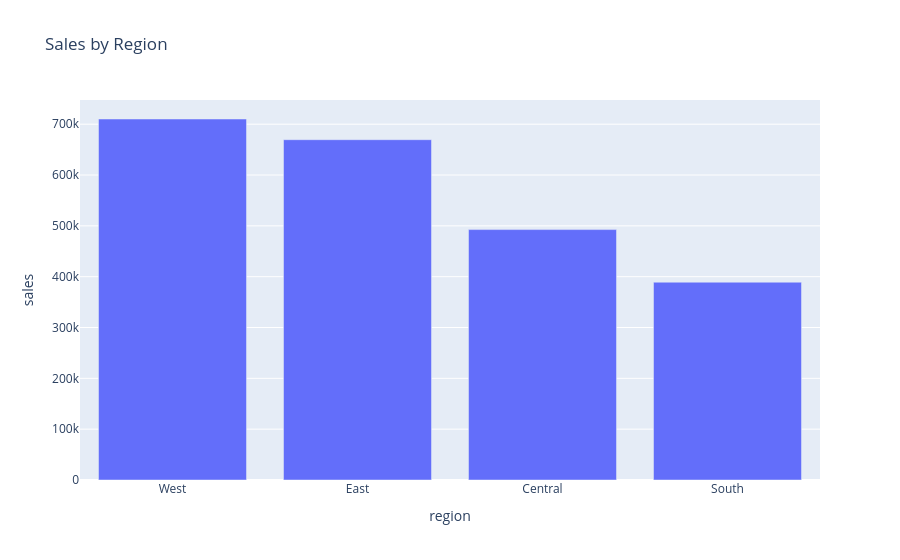

Notebook source saved alongside this figure:
### Code cell
import plotly.express as px
fig=px.bar(sales_by_region,
          x=sales_by_region.index,
          y='sales',
          title='Sales by Region')
fig.show()

### Figure 1 — Plotly figure (JSON) as saved in the notebook; plotly's stock layout.template omitted (floating-point values rounded to 4 significant figures)
{"data": [{"alignmentgroup": "True", "hovertemplate": "region=%{x}<br>sales=%{y}<extra></extra>", "legendgroup": "", "marker": {"color": "#636efa", "pattern": {"shape": ""}}, "name": "", "offsetgroup": "", "orientation": "v", "showlegend": false, "textposition": "auto", "type": "bar", "x": ["West", "East", "Central", "South"], "xaxis": "x", "y": [710200.0, 669500.0, 492600.0, 389200.0], "yaxis": "y"}], "layout": {"autosize": true, "barmode": "relative", "legend": {"tracegroupgap": 0}, "title": {"text": "Sales by Region"}, "xaxis": {"anchor": "y", "autorange": true, "domain": [0, 1], "range": [-0.5, 3.5], "title": {"text": "region"}, "type": "category"}, "yaxis": {"anchor": "x", "autorange": true, "domain": [0, 1], "range": [0, 747600.0], "title": {"text": "sales"}, "type": "linear"}}}
